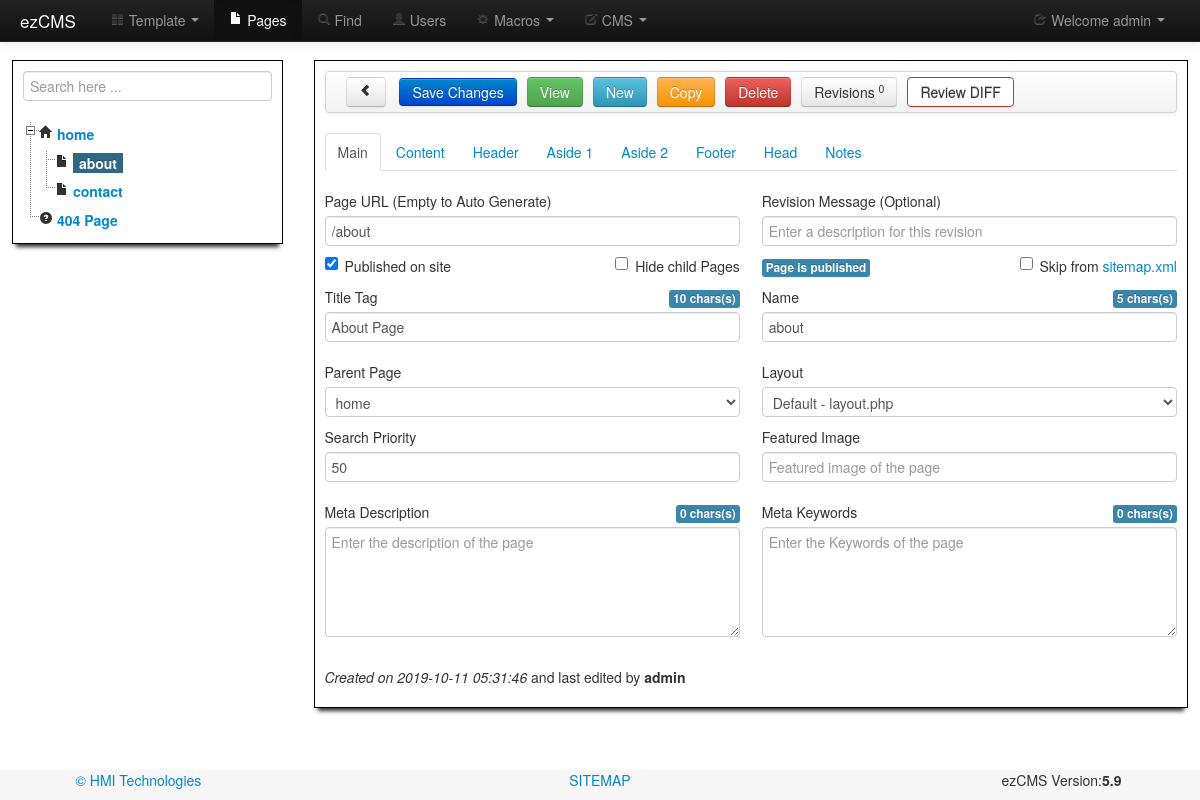
The page /pages.php?id=4 (signed in) on the database its author committed.
### tables this page shows
CREATE TABLE IF NOT EXISTS `users` (
  `id` int(8) NOT NULL AUTO_INCREMENT COMMENT 'id of user',
  `username` varchar(512) NOT NULL COMMENT 'name of user',
  `email` varchar(512) NOT NULL COMMENT 'email address of user',
  `passwd` varchar(512) NOT NULL COMMENT 'password has for the user',
  `active` tinyint(1) NOT NULL DEFAULT '0' COMMENT 'able to login',
  `editpage` tinyint(1) NOT NULL DEFAULT '0' COMMENT 'edit page',
  `delpage` tinyint(1) NOT NULL DEFAULT '0',
  `viewstats` tinyint(1) NOT NULL DEFAULT '0' COMMENT 'can view site statistics',
  `edituser` tinyint(1) NOT NULL DEFAULT '0' COMMENT 'can administer other users',
  `deluser` tinyint(1) NOT NULL DEFAULT '0' COMMENT 'delete users',
  `editsettings` tinyint(1) NOT NULL DEFAULT '0' COMMENT 'edit settings',
  `editcont` tinyint(1) NOT NULL DEFAULT '0' COMMENT 'edit controller',
  `editlayout` tinyint(1) NOT NULL DEFAULT '0' COMMENT 'edit layout',
  `editcss` tinyint(1) NOT NULL DEFAULT '0' COMMENT 'edit css',
  `editjs` tinyint(1) NOT NULL DEFAULT '0' COMMENT 'edit js',
  `editor` tinyint(1) NOT NULL DEFAULT '3' COMMENT 'cms editor type',
  `cmtheme` varchar(32) NOT NULL DEFAULT 'default' COMMENT 'code mirror theme',
  `cmscolor` varchar(8) NOT NULL DEFAULT '#FFFFFF' COMMENT 'cms background color',
  `createdon` timestamp NOT NULL DEFAULT CURRENT_TIMESTAMP COMMENT 'Revision date and time',
  PRIMARY KEY (`id`),
  UNIQUE KEY `email` (`email`),
  KEY `passwd` (`passwd`)
);

CREATE TABLE IF NOT EXISTS `pages` (
  `id` int(16) NOT NULL AUTO_INCREMENT COMMENT 'id of page',
  `pagename` varchar(512) NOT NULL COMMENT 'name of page',
  `title` varchar(1024) NOT NULL COMMENT 'title of page',
  `keywords` varchar(1024) DEFAULT NULL COMMENT 'keywords for page',
  `description` varchar(1024) DEFAULT NULL COMMENT 'description of page',
  `maincontent` longtext COMMENT 'main content of page',
  `useheader` tinyint(1) DEFAULT NULL COMMENT 'true to use header else defaults',
  `headercontent` longtext COMMENT 'header content of page',
  `usefooter` tinyint(1) DEFAULT NULL COMMENT 'true to use footer else defaults',
  `footercontent` longtext COMMENT 'footer content of page',
  `useside` tinyint(1) DEFAULT NULL COMMENT 'true to use aside else defaults',
  `sidecontent` longtext COMMENT 'side content of page',
  `published` tinyint(1) DEFAULT NULL COMMENT 'true if pulished on site',
  `parentid` int(16) DEFAULT NULL COMMENT 'id of parent page',
  `place` int(8) NOT NULL DEFAULT '0' COMMENT 'position of the page',
  `url` varchar(900) NOT NULL COMMENT 'the seo friendly url',
  `sidercontent` longtext COMMENT 'right aside content',
  `usesider` tinyint(1) DEFAULT '0' COMMENT 'true to use aside else defaults',
  `head` longtext COMMENT 'contents of custom head',
  `notes` text NOT NULL COMMENT 'contents of internal notes',
  `layout` text COMMENT 'name of the layout file for this page',
  `nositemap` tinyint(1) NOT NULL DEFAULT '0' COMMENT 'true to skip in sitemap',
  `priority` int(3) NOT NULL DEFAULT '50' COMMENT 'search priority',
  `img` varchar(512) DEFAULT NULL COMMENT 'featured image',
  `hidechildpages` int(1) NOT NULL DEFAULT '0' COMMENT 'Hide Child Pages in ezCMS',
  `createdby` int(16) NOT NULL DEFAULT '1' COMMENT 'id of the user made this page',
  `createdon` timestamp NOT NULL DEFAULT CURRENT_TIMESTAMP COMMENT 'creation date and time',
  PRIMARY KEY (`id`),
  UNIQUE KEY `url` (`url`),
  KEY `published` (`published`),
  KEY `createdby` (`createdby`),
  KEY `place` (`place`),
  KEY `parentid` (`parentid`),
  KEY `title` (`title`(1000)),
  KEY `keywords` (`keywords`(1000)),
  KEY `description` (`description`(1000)),
  KEY `url_2` (`url`),
  KEY `proprity` (`priority`),
  KEY `priority` (`priority`),
  KEY `nositemap` (`nositemap`)
);

### pages.php (the view, shortened to what the rows shown need)
<?php
require_once ("class/pages.class.php");
$cms = new ezPages();
?><!DOCTYPE html><html lang="en"><head>
	<?php include('include/head.php'); ?>
</head><body>
<div id="wrap">
	<?php include('include/nav.php'); ?>
	<div class="container">
		<div id="editBlock" class="row-fluid">
			<div class="span3 white-boxed">
				<?php echo $cms->treehtml; ?>
			</div>
			<div class="span9 white-boxed">
				<form id="frmPage" action="" method="post" enctype="multipart/form-data">
			    <div class="tabbable tabs-top">
				<div class="tab-content">
				  <div class="tab-pane active" id="d-main">
						<div class="row">
							<div class="span6">
							  <div class="control-group <?php if ( ($cms->id == 1) || ($cms->id == 2) ) echo 'muted';?>">
								<div class="controls">
									<input type="text" id="txtURL" name="url"
										placeholder="Enter the URL of the page"
										title="Enter the URL of the page here. Empty to auto generate."
										data-toggle="tooltip" <?php if ( ($cms->id == 1) || ($cms->id == 2) ) echo 'readonly';?>
										value="<?php echo $cms->page['url']; ?>"
										data-placement="top" minlength="2"
										class="input-block-level tooltipme2"><br>
										<label class="checkbox" <?php if ($cms->id < 3) echo 'style="display:none"';?>>
										  <input id="ckpublished" name="published" type="checkbox"
										  	<?php echo $cms->page['publishedCheck']; ?>>Published on site
										  	<label class="checkbox checkRight">
											</label>
										</label>
								</div>
							  </div>
							</div>
						</div>
						<div class="row">
							<div class="span6">
							  <div class="control-group">
								<div class="controls">
									<input type="text" id="txtTitle" name="title"
										placeholder="Enter the title of the page"
										title="Enter the full title of the page here."
										data-toggle="tooltip"
										value="<?php echo $cms->page['title']; ?>"
										data-placement="top" minlength="2"
										class="input-block-level tooltipme2 countme2" required>
								</div>
							  </div>
							</div>
							<div class="span6">
							  <div class="control-group">
								<div class="controls">
									<input type="text" id="txtName" name="pagename"
										placeholder="Enter the name of the page"
										title="Enter the full name of the page here."
										data-toggle="tooltip"
										value="<?php echo $cms->page['pagename']; ?>"
										data-placement="top" minlength="2"
										class="input-block-level tooltipme2 countme2" required>
								</div>
							  </div>
							</div>
						</div>
						<div class="row">
							<div class="span6">
							  <div class="control-group">
								<div class="controls"><?php echo $cms->ddOptions; ?></div>
							  </div>
							</div>
						</div>
						<div class="row">
							<div class="span6">
							  <div class="control-group">
								<div class="controls">
									<input type="number" id="txtsprio"
										name="priority" min="0" max="999"
										placeholder="Search priority 0 - 999"
										title="Seach Priority of the page"
										data-toggle="tooltip"
										value="<?php echo $cms->page['priority']; ?>"
										data-placement="top"
										class="input-block-level tooltipme2"
										required>
								</div>
							  </div>
							</div>
						</div>
				  </div>
				</div>
				</div>
			  	</form>
			  	<?php echo $cms->createdText; ?>
			</div>
		</div>
	</div>
	<br><br>
</div>
</body></html>

### class/pages.class.php (shortened to what the rows shown need)
<?php
require_once ("ezcms.class.php");
class ezPages extends ezCMS {
	public $id = 1;
	public $treehtml = '';
	public $ddOptions = '';
	public $page;
	private $childIDS = array();
	public function __construct () {
		parent::__construct();
		if (isset($_GET['id'])) $this->id = $_GET['id'];
		if ($this->id <> 'new' ) {
			$this->page = $this->query('SELECT * FROM `pages` WHERE `id` = '.intval($this->id).' LIMIT 1')
				 ->fetch(PDO::FETCH_ASSOC);
			$this->createdText = '<div class="clearfix"></div><p><em>Created on '.
				$this->page['createdon'].'</em> and last edited by <strong>'.
				$this->chkTableForVal('users', 'id', 'username', $this->page['createdby'])
				.'</strong></p>';
		}
		$this->getChildIDS($this->id);
		if ($this->id != 'new') $this->getRevisions();
		$this->buildTree();
		if ( ($this->id > 2) || ($this->id == 'new') ) $this->ddOptions =
			'<select id="slparentid" name="parentid" class="input-block-level">'.$this->ddOptions.'</select>';
		else $this->ddOptions = '<div class="alert alert-info slRootMsg">Root</div>';
	}
	private function getRevisions() {
		$results = $this->query("SELECT git_pages.*,users.username
				FROM git_pages LEFT JOIN users ON git_pages.createdby = users.id
				WHERE git_pages.page_id = ".intval($this->id)." ORDER BY git_pages.id DESC")->fetchAll(PDO::FETCH_ASSOC);
	}
	private function setPageVariables() {
		$this->page['keywords'] = htmlspecialchars($this->page["keywords"]);
		$this->page['description'] = htmlspecialchars($this->page["description"]);
		$this->page['maincontent'] = htmlspecialchars($this->page["maincontent"]);
		$this->page['headercontent'] = htmlspecialchars($this->page["headercontent"]);
		$this->page['sidecontent'] = htmlspecialchars($this->page["sidecontent"]);
		$this->page['sidercontent'] = htmlspecialchars($this->page["sidercontent"]);
		$this->page['footercontent'] = htmlspecialchars($this->page["footercontent"]);
		$this->page['head'] = htmlspecialchars($this->page["head"]);
		$this->page['notes'] = htmlspecialchars($this->page["notes"]);
	}
	private function setOptions($itm, $msgOn, $mgsOff) {
		$this->page[$itm.'Check'] = '';
		$this->page[$itm.'Msg'] = '<span class="label label-important">'.$mgsOff.'</span>';
		if ($this->page[$itm]) {
			$this->page[$itm.'Check'] = 'checked';
			$this->page[$itm.'Msg'] = '<span class="label label-info">'.$msgOn.'</span>';
		}
	}
	private function buildTree($parentid = 0) {
		static $nestCount;
		$treeSQL = $this->prepare(
			"SELECT `id`, `title`, `pagename`, `url`, `published`, `description`, `hidechildpages`
			FROM  `pages` WHERE `parentid` = ? order by place");
		$treeSQL->execute( array($parentid) );
		if ($treeSQL->rowCount()) {
			$nestCount += 1;
			if ($nestCount == 1) $this->treehtml .= '<ul id="left-tree">'; else $this->treehtml .=  '<ul>';
			while ($entry = $treeSQL->fetch()) {
				$action = '<i class="icon-file"></i>';
				if ($entry['id']==1) $action = '<i class="icon-home"></i>';
				if ($entry['id']==2) $action = '<i class="icon-question-sign"></i> ';
				$myclass = ($entry["id"] == $this->id) ? 'label label-info' : '';
				$myPub   = ($entry["published"]) ? '' : ' <i class="icon-ban-circle" title="Page is not published"></i>';
				$this->treehtml .= '<li data-id="'.$entry['id'].'">'.$action.' <a href="pages.php?id='.$entry['id'].
							'" class="'.$myclass.'" title="'.$entry["title"].'">'.$entry["pagename"].'</a>'.$myPub;
				$isSel = '';
				if  ( ($entry['id'] != 2) && !(in_array($entry['id'], $this->childIDS)) ){
					if ($this->page['parentid'] == $entry['id']) $isSel = 'selected';
					$this->ddOptions .= '<option value="' . $entry['id'] . '" '.$isSel.'>'.
						str_repeat(' - ',$nestCount - 1) . $entry['pagename'].'</option>';
				}
				if (!$entry['hidechildpages']) $this->buildTree($entry['id']);
				$this->treehtml .= '</li>';
			}
			$this->treehtml .= '</ul>';
		}
	}
	private function getChildIDS($id) {
		$id = intval($id);
		array_push($this->childIDS, $id);
		foreach ($this->query("SELECT `id` FROM `pages` WHERE `parentid` = '$id'") as $entry)
			if ($id >2) $this->getChildIDS($entry['id']);
	}
}
?>

### include/nav.php (shortened to what the rows shown need)
<div class="navbar navbar-inverse navbar-fixed-top">
  <div class="navbar-inner">
	<div class="container-fluid">
	  <div class="nav-collapse collapse">
		<ul class="nav pull-right">
			<li class="dropdown">
				<a href="#" class="dropdown-toggle" data-toggle="dropdown"><i class="icon-share"></i> Welcome
					<?php echo $cms->usr['username']; ?> <b class="caret"></b></a>
			</li>
		</ul>
	  </div>
	</div>
  </div>
</div>

### rows shown on the page
users: username "admin"
pages: pagename "home", parentid "home"
pages: pagename "about", url "/about", title "About Page", priority "50", createdon "2019-10-11 05:31:46", createdby.username "admin"
pages: pagename "contact"
pages: pagename "404 Page"

### other values the page prints
$this->revs['cnt'] "0"
$msgOn "Page is published"
